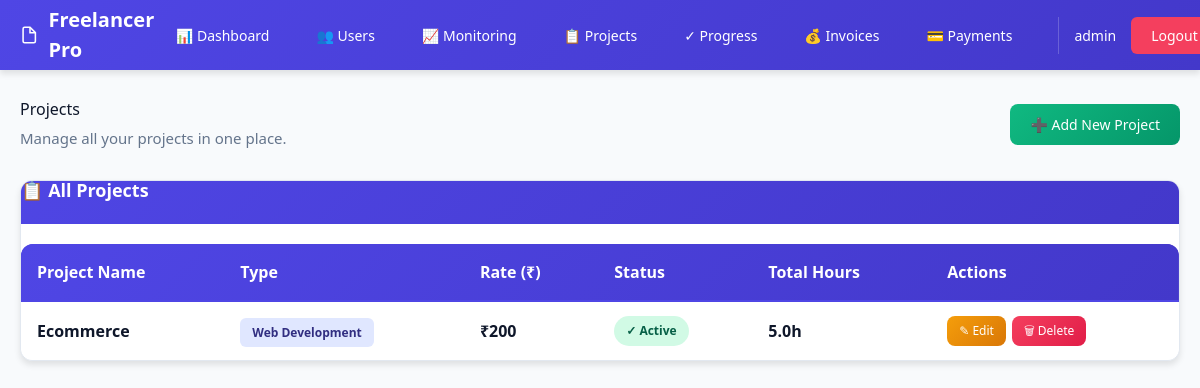
The app's page /projects (signed in), older data.
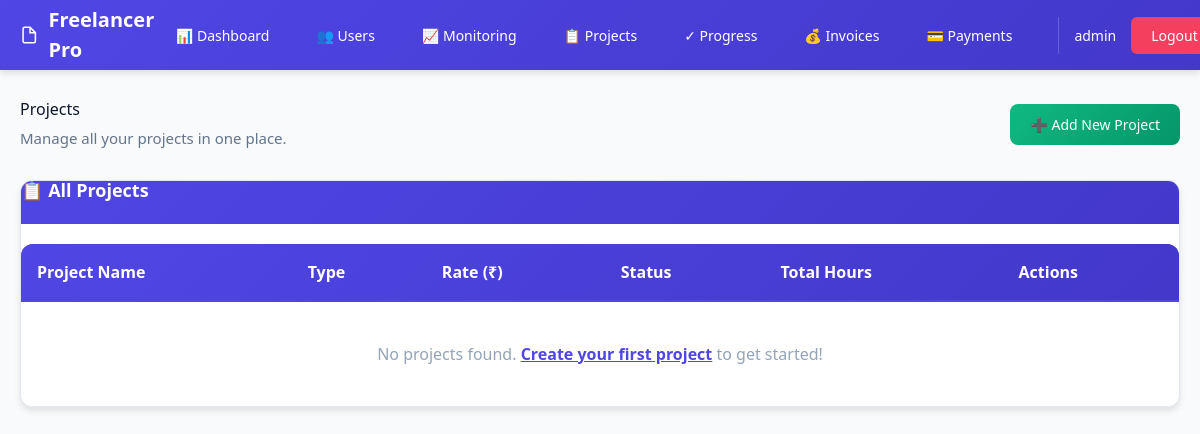
The same page, newer data.
### tables this page shows
CREATE TABLE projects(
        id INTEGER PRIMARY KEY AUTOINCREMENT,
        name TEXT,
        type TEXT,
        rate INTEGER,
        status TEXT,
        user_id INTEGER
    , created_at TIMESTAMP);

### app.py (the view, shortened to what this page needs)
@app.route("/projects")
@login_required
def projects():
    user_id = session["user_id"]
    role = session["role"]
    conn = get_db_connection()
    if role == "admin":
        projects = conn.execute("""
            SELECT
                projects.*,
                users.username,
                IFNULL(SUM(time_logs.hours), 0) as total_hours
            FROM projects
            LEFT JOIN time_logs ON projects.id = time_logs.project_id
            LEFT JOIN users ON projects.user_id = users.id
            GROUP BY projects.id
            ORDER BY projects.created_at DESC
        """).fetchall()
    close_db_connection(conn)
    return render_template("projects.html", projects=projects, role=role)

### app.py (called while the page is built)
def login_required(f):
    @wraps(f)
    def decorated_function(*args, **kwargs):
        if "user_id" not in session:
            return redirect("/login")
        return f(*args, **kwargs)
    return decorated_function

### database.py (called while the page is built)
def get_db_connection():
    conn = sqlite3.connect(DATABASE_PATH)
    conn.row_factory = sqlite3.Row
    return conn

def close_db_connection(conn):
    if conn:
        conn.close()

### templates/projects.html (shortened to what the changed rows need)
{% extends "base.html" %}
{% block content %}
<div>
    <div style="display: flex; justify-content: space-between; align-items: center; margin-bottom: 30px;">
        <div>
            <h1 style="margin-bottom: 8px;">Projects</h1>
        </div>
    </div>
    <div class="card" style="padding: 0; overflow: hidden;">
        <div style="overflow-x: auto;">
            <table style="margin-top: 0; box-shadow: none;">
                <thead>
                    <tr style="background: linear-gradient(135deg, #4f46e5 0%, #4338ca 100%); color: white;">
                        <th style="border-bottom: 2px solid #4f46e5; color: white;">Project Name</th>
                        <th style="border-bottom: 2px solid #4f46e5; color: white;">Type</th>
                        <th style="border-bottom: 2px solid #4f46e5; color: white;">Rate (₹)</th>
                        <th style="border-bottom: 2px solid #4f46e5; color: white;">Status</th>
                        <th style="border-bottom: 2px solid #4f46e5; color: white;">Total Hours</th>
                        <th style="border-bottom: 2px solid #4f46e5; color: white;">Actions</th>
                    </tr>
                </thead>
                <tbody>
                    {% if projects %}
                        {% for project in projects %}
                        <tr>
                            <td style="font-weight: 600; color: #0f172a;">{{ project.name }}</td>
                            <td>
                                <span style="background-color: #e0e7ff; color: #312e81; padding: 6px 12px; border-radius: 6px; font-size: 12px; font-weight: 600;">
                                    {{ project.type }}
                                </span>
                            </td>
                            <td style="font-weight: 600;">₹{{ project.rate }}</td>
                            <td>
                                {% if project.status == "Active" %}
                                    <span class="badge badge-success">✓ Active</span>
                                {% elif project.status == "Completed" %}
                                    <span class="badge badge-info">✓ Completed</span>
                                {% elif project.status == "Inactive" %}
                                    <span class="badge" style="background-color: #f3f4f6; color: #64748b;">⊘ Inactive</span>
                                {% else %}
                                    <span class="badge badge-warning">{{ project.status }}</span>
                                {% endif %}
                            </td>
                            <td style="font-weight: 600;">{{ "%.1f"|format(project.total_hours) }}h</td>
                            <td>
                                <div style="display: flex; gap: 6px; flex-wrap: wrap;">
                                    <a href="/edit_project/{{ project.id }}" class="btn btn-accent" style="padding: 6px 12px; font-size: 12px;">
                                        ✎ Edit
                                    </a>
                                    <a href="/delete_project/{{ project.id }}" class="btn btn-danger" style="padding: 6px 12px; font-size: 12px;" onclick="return confirm('Are you sure you want to delete this project?');">
                                        🗑 Delete
                                    </a>
                                </div>
                            </td>
                        </tr>
                        {% endfor %}
                    {% else %}
                        <tr>
                            <td colspan="6" style="text-align: center; color: #94a3b8; padding: 40px;">
                                No projects found. <a href="/add_project" style="color: #4f46e5; text-decoration: underline; font-weight: 600;">Create your first project</a> to get started!
                            </td>
                        </tr>
                    {% endif %}
                </tbody>
            </table>
        </div>
    </div>
</div>
{% endblock %}

Row changes from the older to the newer data that the page shows:
removed projects: name "Ecommerce", type "Web Development", rate "200", status "✓ Active", total_hours "5.0"
Text that changed along with them:
text now shown: "No projects found. Create your first project to get started!"
